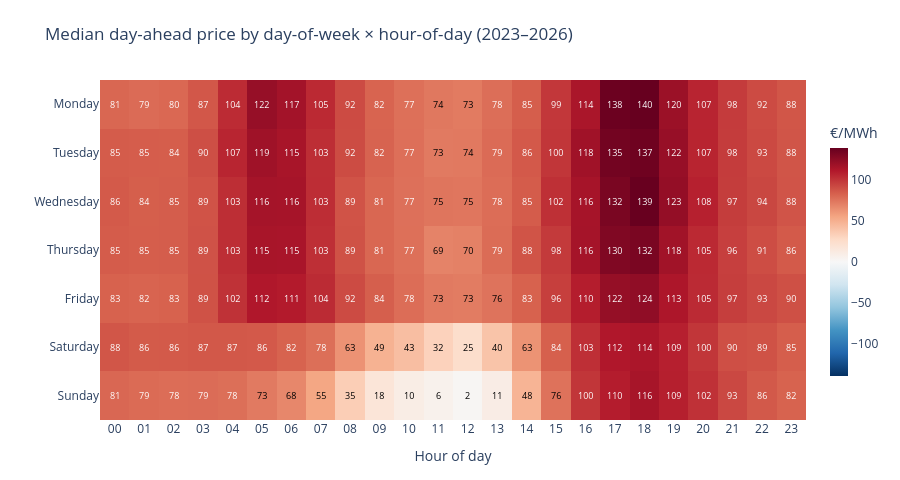

Notebook cell for this chart:
### Code cell
import plotly.graph_objects as go
import numpy as np

tmp = df[["price__germany_luxembourg"]].copy()
tmp["hour"] = tmp.index.hour
tmp["dow"]  = tmp.index.dayofweek  # 0 = Mon, 6 = Sun

heatmap = (
    tmp.groupby(["dow", "hour"])["price__germany_luxembourg"]
    .median()
    .unstack("hour")
)
# Rows: Mon→Sun top-to-bottom. Reverse because Plotly draws y=0 at bottom by default.
DAY_LABELS = ["Monday", "Tuesday", "Wednesday", "Thursday", "Friday", "Saturday", "Sunday"]
heatmap = heatmap.reindex(index=range(7))  # ensure Mon–Sun order
z = heatmap.values

# Diverging colorscale centered at zero: red above zero, blue below.
# This makes negative-price cells jump out visually — the whole point of the chart.
# Pick a symmetric range so zero is the visual midpoint.
vmax = max(abs(np.nanmin(z)), abs(np.nanmax(z)))
zmin, zmax = -vmax, vmax

fig = go.Figure(
    go.Heatmap(
        z=z,
        x=list(range(24)),
        y=DAY_LABELS,
        colorscale="RdBu_r",     # red high, blue low, white at midpoint
        zmid=0,
        zmin=zmin, zmax=zmax,
        colorbar=dict(title="€/MWh", thickness=18, len=0.8),
        hovertemplate=(
            "%{y}, hour %{x}:00<br>"
            "Median price: €%{z:.1f}/MWh<extra></extra>"
        ),
    )
)

# Annotate each cell with the rounded price — it's only 168 cells,
# fits fine, and a report reader can actually read off numbers.
annotations = []
for i, day in enumerate(DAY_LABELS):
    for j, hr in enumerate(range(24)):
        val = z[i, j]
        # Text color: white in dark cells, black in light cells.
        # Using a midpoint threshold on absolute value.
        text_color = "white" if abs(val) > vmax * 0.55 else "black"
        annotations.append(dict(
            x=hr, y=day, text=f"{val:.0f}",
            showarrow=False,
            font=dict(size=9, color=text_color),
        ))

fig.update_layout(
    title="Median day-ahead price by day-of-week × hour-of-day (2023–2026)",
    xaxis=dict(
        title="Hour of day",
        tickmode="array",
        tickvals=list(range(24)),
        ticktext=[f"{h:02d}" for h in range(24)],
        side="bottom",
    ),
    yaxis=dict(
        title=None,
        autorange="reversed",  # Monday on top
    ),
    annotations=annotations,
    height=480,
    margin=dict(l=100, r=40, t=80, b=60),
    template="plotly_white",
)

fig.show()

# ---- summary numbers that go straight into the report ----
flat = heatmap.stack()
print(f"Median across the whole grid (2023–2026):  €{flat.median():.1f}/MWh")
print(f"Cheapest cell:  {flat.idxmin()} → €{flat.min():.1f}/MWh")
print(f"Most expensive cell:  {flat.idxmax()} → €{flat.max():.1f}/MWh")
print(f"Negative-median cells: {(flat < 0).sum()} out of {len(flat)}")
print(f"Peak-vs-trough spread: €{flat.max() - flat.min():.1f}/MWh")

### Figure 1 — Plotly figure (JSON) as saved in the notebook; plotly's stock layout.template omitted (floating-point values rounded to 4 significant figures; data arrays with more than 128 entries replaced by an {"elided": "..."} marker saying what was removed)
{"data": [{"colorbar": {"len": 0.8, "thickness": 18, "title": {"text": "€/MWh"}}, "colorscale": [[0, "rgb(5,48,97)"], [0.1, "rgb(33,102,172)"], [0.2, "rgb(67,147,195)"], [0.3, "rgb(146,197,222)"], [0.4, "rgb(209,229,240)"], [0.5, "rgb(247,247,247)"], [0.6, "rgb(253,219,199)"], [0.7, "rgb(244,165,130)"], [0.8, "rgb(214,96,77)"], [0.9, "rgb(178,24,43)"], [1, "rgb(103,0,31)"]], "hovertemplate": "%{y}, hour %{x}:00<br>Median price: €%{z:.1f}/MWh<extra></extra>", "type": "heatmap", "x": [0, 1, 2, 3, 4, 5, 6, 7, 8, 9, 10, 11, 12, 13, 14, 15, 16, 17, 18, 19, 20, 21, 22, 23], "y": ["Monday", "Tuesday", "Wednesday", "Thursday", "Friday", "Saturday", "Sunday"], "z": {"elided": "7x24 float values"}, "zmax": 139.5, "zmid": 0, "zmin": -139.5}], "layout": {"annotations": [{"font": {"color": "white", "size": 9}, "showarrow": false, "text": "81", "x": 0, "y": "Monday"}, {"font": {"color": "white", "size": 9}, "showarrow": false, "text": "79", "x": 1, "y": "Monday"}, {"font": {"color": "white", "size": 9}, "showarrow": false, "text": "80", "x": 2, "y": "Monday"}, {"font": {"color": "white", "size": 9}, "showarrow": false, "text": "87", "x": 3, "y": "Monday"}, {"font": {"color": "white", "size": 9}, "showarrow": false, "text": "104", "x": 4, "y": "Monday"}, {"font": {"color": "white", "size": 9}, "showarrow": false, "text": "122", "x": 5, "y": "Monday"}, {"font": {"color": "white", "size": 9}, "showarrow": false, "text": "117", "x": 6, "y": "Monday"}, {"font": {"color": "white", "size": 9}, "showarrow": false, "text": "105", "x": 7, "y": "Monday"}, {"font": {"color": "white", "size": 9}, "showarrow": false, "text": "92", "x": 8, "y": "Monday"}, {"font": {"color": "white", "size": 9}, "showarrow": false, "text": "82", "x": 9, "y": "Monday"}, {"font": {"color": "white", "size": 9}, "showarrow": false, "text": "77", "x": 10, "y": "Monday"}, {"font": {"color": "black", "size": 9}, "showarrow": false, "text": "74", "x": 11, "y": "Monday"}, {"font": {"color": "black", "size": 9}, "showarrow": false, "text": "73", "x": 12, "y": "Monday"}, {"font": {"color": "white", "size": 9}, "showarrow": false, "text": "78", "x": 13, "y": "Monday"}, {"font": {"color": "white", "size": 9}, "showarrow": false, "text": "85", "x": 14, "y": "Monday"}, {"font": {"color": "white", "size": 9}, "showarrow": false, "text": "99", "x": 15, "y": "Monday"}, {"font": {"color": "white", "size": 9}, "showarrow": false, "text": "114", "x": 16, "y": "Monday"}, {"font": {"color": "white", "size": 9}, "showarrow": false, "text": "138", "x": 17, "y": "Monday"}, {"font": {"color": "white", "size": 9}, "showarrow": false, "text": "140", "x": 18, "y": "Monday"}, {"font": {"color": "white", "size": 9}, "showarrow": false, "text": "120", "x": 19, "y": "Monday"}, {"font": {"color": "white", "size": 9}, "showarrow": false, "text": "107", "x": 20, "y": "Monday"}, {"font": {"color": "white", "size": 9}, "showarrow": false, "text": "98", "x": 21, "y": "Monday"}, {"font": {"color": "white", "size": 9}, "showarrow": false, "text": "92", "x": 22, "y": "Monday"}, {"font": {"color": "white", "size": 9}, "showarrow": false, "text": "88", "x": 23, "y": "Monday"}, {"font": {"color": "white", "size": 9}, "showarrow": false, "text": "85", "x": 0, "y": "Tuesday"}, {"font": {"color": "white", "size": 9}, "showarrow": false, "text": "85", "x": 1, "y": "Tuesday"}, {"font": {"color": "white", "size": 9}, "showarrow": false, "text": "84", "x": 2, "y": "Tuesday"}, {"font": {"color": "white", "size": 9}, "showarrow": false, "text": "90", "x": 3, "y": "Tuesday"}, {"font": {"color": "white", "size": 9}, "showarrow": false, "text": "107", "x": 4, "y": "Tuesday"}, {"font": {"color": "white", "size": 9}, "showarrow": false, "text": "119", "x": 5, "y": "Tuesday"}, {"font": {"color": "white", "size": 9}, "showarrow": false, "text": "115", "x": 6, "y": "Tuesday"}, {"font": {"color": "white", "size": 9}, "showarrow": false, "text": "103", "x": 7, "y": "Tuesday"}, {"font": {"color": "white", "size": 9}, "showarrow": false, "text": "92", "x": 8, "y": "Tuesday"}, {"font": {"color": "white", "size": 9}, "showarrow": false, "text": "82", "x": 9, "y": "Tuesday"}, {"font": {"color": "white", "size": 9}, "showarrow": false, "text": "77", "x": 10, "y": "Tuesday"}, {"font": {"color": "black", "size": 9}, "showarrow": false, "text": "73", "x": 11, "y": "Tuesday"}, {"font": {"color": "black", "size": 9}, "showarrow": false, "text": "74", "x": 12, "y": "Tuesday"}, {"font": {"color": "white", "size": 9}, "showarrow": false, "text": "79", "x": 13, "y": "Tuesday"}, {"font": {"color": "white", "size": 9}, "showarrow": false, "text": "86", "x": 14, "y": "Tuesday"}, {"font": {"color": "white", "size": 9}, "showarrow": false, "text": "100", "x": 15, "y": "Tuesday"}, {"font": {"color": "white", "size": 9}, "showarrow": false, "text": "118", "x": 16, "y": "Tuesday"}, {"font": {"color": "white", "size": 9}, "showarrow": false, "text": "135", "x": 17, "y": "Tuesday"}, {"font": {"color": "white", "size": 9}, "showarrow": false, "text": "137", "x": 18, "y": "Tuesday"}, {"font": {"color": "white", "size": 9}, "showarrow": false, "text": "122", "x": 19, "y": "Tuesday"}, {"font": {"color": "white", "size": 9}, "showarrow": false, "text": "107", "x": 20, "y": "Tuesday"}, {"font": {"color": "white", "size": 9}, "showarrow": false, "text": "98", "x": 21, "y": "Tuesday"}, {"font": {"color": "white", "size": 9}, "showarrow": false, "text": "93", "x": 22, "y": "Tuesday"}, {"font": {"color": "white", "size": 9}, "showarrow": false, "text": "88", "x": 23, "y": "Tuesday"}, {"font": {"color": "white", "size": 9}, "showarrow": false, "text": "86", "x": 0, "y": "Wednesday"}, {"font": {"color": "white", "size": 9}, "showarrow": false, "text": "84", "x": 1, "y": "Wednesday"}, {"font": {"color": "white", "size": 9}, "showarrow": false, "text": "85", "x": 2, "y": "Wednesday"}, {"font": {"color": "white", "size": 9}, "showarrow": false, "text": "89", "x": 3, "y": "Wednesday"}, {"font": {"color": "white", "size": 9}, "showarrow": false, "text": "103", "x": 4, "y": "Wednesday"}, {"font": {"color": "white", "size": 9}, "showarrow": false, "text": "116", "x": 5, "y": "Wednesday"}, {"font": {"color": "white", "size": 9}, "showarrow": false, "text": "116", "x": 6, "y": "Wednesday"}, {"font": {"color": "white", "size": 9}, "showarrow": false, "text": "103", "x": 7, "y": "Wednesday"}, {"font": {"color": "white", "size": 9}, "showarrow": false, "text": "89", "x": 8, "y": "Wednesday"}, {"font": {"color": "white", "size": 9}, "showarrow": false, "text": "81", "x": 9, "y": "Wednesday"}, {"font": {"color": "white", "size": 9}, "showarrow": false, "text": "77", "x": 10, "y": "Wednesday"}, {"font": {"color": "black", "size": 9}, "showarrow": false, "text": "75", "x": 11, "y": "Wednesday"}, {"font": {"color": "black", "size": 9}, "showarrow": false, "text": "75", "x": 12, "y": "Wednesday"}, {"font": {"color": "white", "size": 9}, "showarrow": false, "text": "78", "x": 13, "y": "Wednesday"}, {"font": {"color": "white", "size": 9}, "showarrow": false, "text": "85", "x": 14, "y": "Wednesday"}, {"font": {"color": "white", "size": 9}, "showarrow": false, "text": "102", "x": 15, "y": "Wednesday"}, {"font": {"color": "white", "size": 9}, "showarrow": false, "text": "116", "x": 16, "y": "Wednesday"}, {"font": {"color": "white", "size": 9}, "showarrow": false, "text": "132", "x": 17, "y": "Wednesday"}, {"font": {"color": "white", "size": 9}, "showarrow": false, "text": "139", "x": 18, "y": "Wednesday"}, {"font": {"color": "white", "size": 9}, "showarrow": false, "text": "123", "x": 19, "y": "Wednesday"}, {"font": {"color": "white", "size": 9}, "showarrow": false, "text": "108", "x": 20, "y": "Wednesday"}, {"font": {"color": "white", "size": 9}, "showarrow": false, "text": "97", "x": 21, "y": "Wednesday"}, {"font": {"color": "white", "size": 9}, "showarrow": false, "text": "94", "x": 22, "y": "Wednesday"}, {"font": {"color": "white", "size": 9}, "showarrow": false, "text": "88", "x": 23, "y": "Wednesday"}, {"font": {"color": "white", "size": 9}, "showarrow": false, "text": "85", "x": 0, "y": "Thursday"}, {"font": {"color": "white", "size": 9}, "showarrow": false, "text": "85", "x": 1, "y": "Thursday"}, {"font": {"color": "white", "size": 9}, "showarrow": false, "text": "85", "x": 2, "y": "Thursday"}, {"font": {"color": "white", "size": 9}, "showarrow": false, "text": "89", "x": 3, "y": "Thursday"}, {"font": {"color": "white", "size": 9}, "showarrow": false, "text": "103", "x": 4, "y": "Thursday"}, {"font": {"color": "white", "size": 9}, "showarrow": false, "text": "115", "x": 5, "y": "Thursday"}, {"font": {"color": "white", "size": 9}, "showarrow": false, "text": "115", "x": 6, "y": "Thursday"}, {"font": {"color": "white", "size": 9}, "showarrow": false, "text": "103", "x": 7, "y": "Thursday"}, {"font": {"color": "white", "size": 9}, "showarrow": false, "text": "89", "x": 8, "y": "Thursday"}, {"font": {"color": "white", "size": 9}, "showarrow": false, "text": "81", "x": 9, "y": "Thursday"}, {"font": {"color": "white", "size": 9}, "showarrow": false, "text": "77", "x": 10, "y": "Thursday"}, {"font": {"color": "black", "size": 9}, "showarrow": false, "text": "69", "x": 11, "y": "Thursday"}, {"font": {"color": "black", "size": 9}, "showarrow": false, "text": "70", "x": 12, "y": "Thursday"}, {"font": {"color": "white", "size": 9}, "showarrow": false, "text": "79", "x": 13, "y": "Thursday"}, {"font": {"color": "white", "size": 9}, "showarrow": false, "text": "88", "x": 14, "y": "Thursday"}, {"font": {"color": "white", "size": 9}, "showarrow": false, "text": "98", "x": 15, "y": "Thursday"}, {"font": {"color": "white", "size": 9}, "showarrow": false, "text": "116", "x": 16, "y": "Thursday"}, {"font": {"color": "white", "size": 9}, "showarrow": false, "text": "130", "x": 17, "y": "Thursday"}, {"font": {"color": "white", "size": 9}, "showarrow": false, "text": "132", "x": 18, "y": "Thursday"}, {"font": {"color": "white", "size": 9}, "showarrow": false, "text": "118", "x": 19, "y": "Thursday"}, {"font": {"color": "white", "size": 9}, "showarrow": false, "text": "105", "x": 20, "y": "Thursday"}, {"font": {"color": "white", "size": 9}, "showarrow": false, "text": "96", "x": 21, "y": "Thursday"}, {"font": {"color": "white", "size": 9}, "showarrow": false, "text": "91", "x": 22, "y": "Thursday"}, {"font": {"color": "white", "size": 9}, "showarrow": false, "text": "86", "x": 23, "y": "Thursday"}, {"font": {"color": "white", "size": 9}, "showarrow": false, "text": "83", "x": 0, "y": "Friday"}, {"font": {"color": "white", "size": 9}, "showarrow": false, "text": "82", "x": 1, "y": "Friday"}, {"font": {"color": "white", "size": 9}, "showarrow": false, "text": "83", "x": 2, "y": "Friday"}, {"font": {"color": "white", "size": 9}, "showarrow": false, "text": "89", "x": 3, "y": "Friday"}, {"font": {"color": "white", "size": 9}, "showarrow": false, "text": "102", "x": 4, "y": "Friday"}, {"font": {"color": "white", "size": 9}, "showarrow": false, "text": "112", "x": 5, "y": "Friday"}, {"font": {"color": "white", "size": 9}, "showarrow": false, "text": "111", "x": 6, "y": "Friday"}, {"font": {"color": "white", "size": 9}, "showarrow": false, "text": "104", "x": 7, "y": "Friday"}, {"font": {"color": "white", "size": 9}, "showarrow": false, "text": "92", "x": 8, "y": "Friday"}, {"font": {"color": "white", "size": 9}, "showarrow": false, "text": "84", "x": 9, "y": "Friday"}, {"font": {"color": "white", "size": 9}, "showarrow": false, "text": "78", "x": 10, "y": "Friday"}, {"font": {"color": "black", "size": 9}, "showarrow": false, "text": "73", "x": 11, "y": "Friday"}, {"font": {"color": "black", "size": 9}, "showarrow": false, "text": "73", "x": 12, "y": "Friday"}, {"font": {"color": "black", "size": 9}, "showarrow": false, "text": "76", "x": 13, "y": "Friday"}, {"font": {"color": "white", "size": 9}, "showarrow": false, "text": "83", "x": 14, "y": "Friday"}, {"font": {"color": "white", "size": 9}, "showarrow": false, "text": "96", "x": 15, "y": "Friday"}, {"font": {"color": "white", "size": 9}, "showarrow": false, "text": "110", "x": 16, "y": "Friday"}, {"font": {"color": "white", "size": 9}, "showarrow": false, "text": "122", "x": 17, "y": "Friday"}, {"font": {"color": "white", "size": 9}, "showarrow": false, "text": "124", "x": 18, "y": "Friday"}, {"font": {"color": "white", "size": 9}, "showarrow": false, "text": "113", "x": 19, "y": "Friday"}, {"font": {"color": "white", "size": 9}, "showarrow": false, "text": "105", "x": 20, "y": "Friday"}, {"font": {"color": "white", "size": 9}, "showarrow": false, "text": "97", "x": 21, "y": "Friday"}, {"font": {"color": "white", "size": 9}, "showarrow": false, "text": "93", "x": 22, "y": "Friday"}, {"font": {"color": "white", "size": 9}, "showarrow": false, "text": "90", "x": 23, "y": "Friday"}, {"font": {"color": "white", "size": 9}, "showarrow": false, "text": "88", "x": 0, "y": "Saturday"}, {"font": {"color": "white", "size": 9}, "showarrow": false, "text": "86", "x": 1, "y": "Saturday"}, {"font": {"color": "white", "size": 9}, "showarrow": false, "text": "86", "x": 2, "y": "Saturday"}, {"font": {"color": "white", "size": 9}, "showarrow": false, "text": "87", "x": 3, "y": "Saturday"}, {"font": {"color": "white", "size": 9}, "showarrow": false, "text": "87", "x": 4, "y": "Saturday"}, {"font": {"color": "white", "size": 9}, "showarrow": false, "text": "86", "x": 5, "y": "Saturday"}, {"font": {"color": "white", "size": 9}, "showarrow": false, "text": "82", "x": 6, "y": "Saturday"}, {"font": {"color": "white", "size": 9}, "showarrow": false, "text": "78", "x": 7, "y": "Saturday"}, {"font": {"color": "black", "size": 9}, "showarrow": false, "text": "63", "x": 8, "y": "Saturday"}, {"font": {"color": "black", "size": 9}, "showarrow": false, "text": "49", "x": 9, "y": "Saturday"}, {"font": {"color": "black", "size": 9}, "showarrow": false, "text": "43", "x": 10, "y": "Saturday"}, {"font": {"color": "black", "size": 9}, "showarrow": false, "text": "32", "x": 11, "y": "Saturday"}, {"font": {"color": "black", "size": 9}, "showarrow": false, "text": "25", "x": 12, "y": "Saturday"}, {"font": {"color": "black", "size": 9}, "showarrow": false, "text": "40", "x": 13, "y": "Saturday"}, {"font": {"color": "black", "size": 9}, "showarrow": false, "text": "63", "x": 14, "y": "Saturday"}, {"font": {"color": "white", "size": 9}, "showarrow": false, "text": "84", "x": 15, "y": "Saturday"}, {"font": {"color": "white", "size": 9}, "showarrow": false, "text": "103", "x": 16, "y": "Saturday"}, {"font": {"color": "white", "size": 9}, "showarrow": false, "text": "112", "x": 17, "y": "Saturday"}, {"font": {"color": "white", "size": 9}, "showarrow": false, "text": "114", "x": 18, "y": "Saturday"}, {"font": {"color": "white", "size": 9}, "showarrow": false, "text": "109", "x": 19, "y": "Saturday"}, {"font": {"color": "white", "size": 9}, "showarrow": false, "text": "100", "x": 20, "y": "Saturday"}, {"font": {"color": "white", "size": 9}, "showarrow": false, "text": "90", "x": 21, "y": "Saturday"}, {"font": {"color": "white", "size": 9}, "showarrow": false, "text": "89", "x": 22, "y": "Saturday"}, {"font": {"color": "white", "size": 9}, "showarrow": false, "text": "85", "x": 23, "y": "Saturday"}, {"font": {"color": "white", "size": 9}, "showarrow": false, "text": "81", "x": 0, "y": "Sunday"}, {"font": {"color": "white", "size": 9}, "showarrow": false, "text": "79", "x": 1, "y": "Sunday"}, {"font": {"color": "white", "size": 9}, "showarrow": false, "text": "78", "x": 2, "y": "Sunday"}, {"font": {"color": "white", "size": 9}, "showarrow": false, "text": "79", "x": 3, "y": "Sunday"}, {"font": {"color": "white", "size": 9}, "showarrow": false, "text": "78", "x": 4, "y": "Sunday"}, {"font": {"color": "black", "size": 9}, "showarrow": false, "text": "73", "x": 5, "y": "Sunday"}, {"font": {"color": "black", "size": 9}, "showarrow": false, "text": "68", "x": 6, "y": "Sunday"}, {"font": {"color": "black", "size": 9}, "showarrow": false, "text": "55", "x": 7, "y": "Sunday"}, {"font": {"color": "black", "size": 9}, "showarrow": false, "text": "35", "x": 8, "y": "Sunday"}, {"font": {"color": "black", "size": 9}, "showarrow": false, "text": "18", "x": 9, "y": "Sunday"}, {"font": {"color": "black", "size": 9}, "showarrow": false, "text": "10", "x": 10, "y": "Sunday"}, {"font": {"color": "black", "size": 9}, "showarrow": false, "text": "6", "x": 11, "y": "Sunday"}, {"font": {"color": "black", "size": 9}, "showarrow": false, "text": "2", "x": 12, "y": "Sunday"}, {"font": {"color": "black", "size": 9}, "showarrow": false, "text": "11", "x": 13, "y": "Sunday"}, {"font": {"color": "black", "size": 9}, "showarrow": false, "text": "48", "x": 14, "y": "Sunday"}, {"font": {"color": "black", "size": 9}, "showarrow": false, "text": "76", "x": 15, "y": "Sunday"}, {"font": {"color": "white", "size": 9}, "showarrow": false, "text": "100", "x": 16, "y": "Sunday"}, {"font": {"color": "white", "size": 9}, "showarrow": false, "text": "110", "x": 17, "y": "Sunday"}, {"font": {"color": "white", "size": 9}, "showarrow": false, "text": "116", "x": 18, "y": "Sunday"}, {"font": {"color": "white", "size": 9}, "showarrow": false, "text": "109", "x": 19, "y": "Sunday"}, {"font": {"color": "white", "size": 9}, "showarrow": false, "text": "102", "x": 20, "y": "Sunday"}, {"font": {"color": "white", "size": 9}, "showarrow": false, "text": "93", "x": 21, "y": "Sunday"}, {"font": {"color": "white", "size": 9}, "showarrow": false, "text": "86", "x": 22, "y": "Sunday"}, {"font": {"color": "white", "size": 9}, "showarrow": false, "text": "82", "x": 23, "y": "Sunday"}], "height": 480, "margin": {"b": 60, "l": 100, "r": 40, "t": 80}, "title": {"text": "Median day-ahead price by day-of-week × hour-of-day (2023–2026)"}, "xaxis": {"side": "bottom", "tickmode": "array", "ticktext": ["00", "01", "02", "03", "04", "05", "06", "07", "08", "09", "10", "11", "12", "13", "14", "15", "16", "17", "18", "19", "20", "21", "22", "23"], "tickvals": [0, 1, 2, 3, 4, 5, 6, 7, 8, 9, 10, 11, 12, 13, 14, 15, 16, 17, 18, 19, 20, 21, 22, 23], "title": {"text": "Hour of day"}}, "yaxis": {"autorange": "reversed", "title": {}}}}
